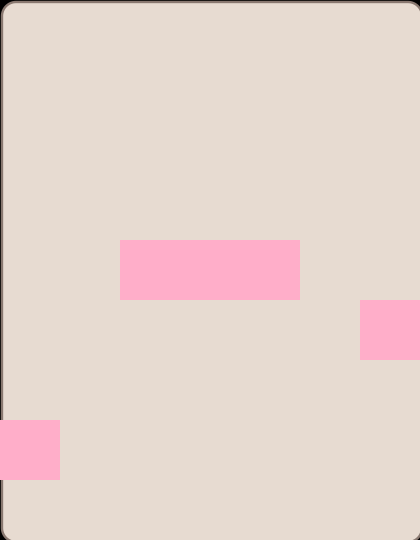

Tiled map render using the project's own tile images. Description and the map definition, with tile-layer contents summarised, below:
An orthogonal 7x9 tile map with 60x60 px tiles, 3 tile layers (background, wall, Items), 3 tilesets and 4 objects (food1, food2, food3, character).

<map version="1.0" orientation="orthogonal" width="7" height="9" tilewidth="60" tileheight="60">
 <tileset firstgid="1" name="wall" tilewidth="60" tileheight="60">
  <image source="wall.png" width="120" height="120" />
 </tileset>
 <tileset firstgid="5" name="background1" tilewidth="60" tileheight="60">
  <image source="background1.png" width="424" height="544" />
 </tileset>
 <tileset firstgid="68" source="metaset1.tsx" />
 <layer name="background" width="7" height="9">
  <data>[63 cells, 63 non-empty, 63 distinct tile ids]</data>
 </layer>
 <objectgroup name="foods" width="7" height="9">
  <object name="food1" x="180" y="119" width="61" height="61" />
  <object name="food2" x="3" y="2" width="57" height="57" />
  <object name="food3" x="359" y="421" width="61" height="61" />
 </objectgroup>
 <objectgroup name="object" width="7" height="9">
  <object name="character" x="181" y="480" width="59" height="61" />
 </objectgroup>
 <layer name="wall" width="7" height="9">
  <data>[63 cells, 5 non-empty, 3 distinct tile ids]</data>
 </layer>
 <layer name="Items" width="7" height="9">
  <data>[63 cells, 5 non-empty, 1 distinct tile ids]</data>
 </layer>
 <objectgroup name="endPoint" width="7" height="9" />
</map>
